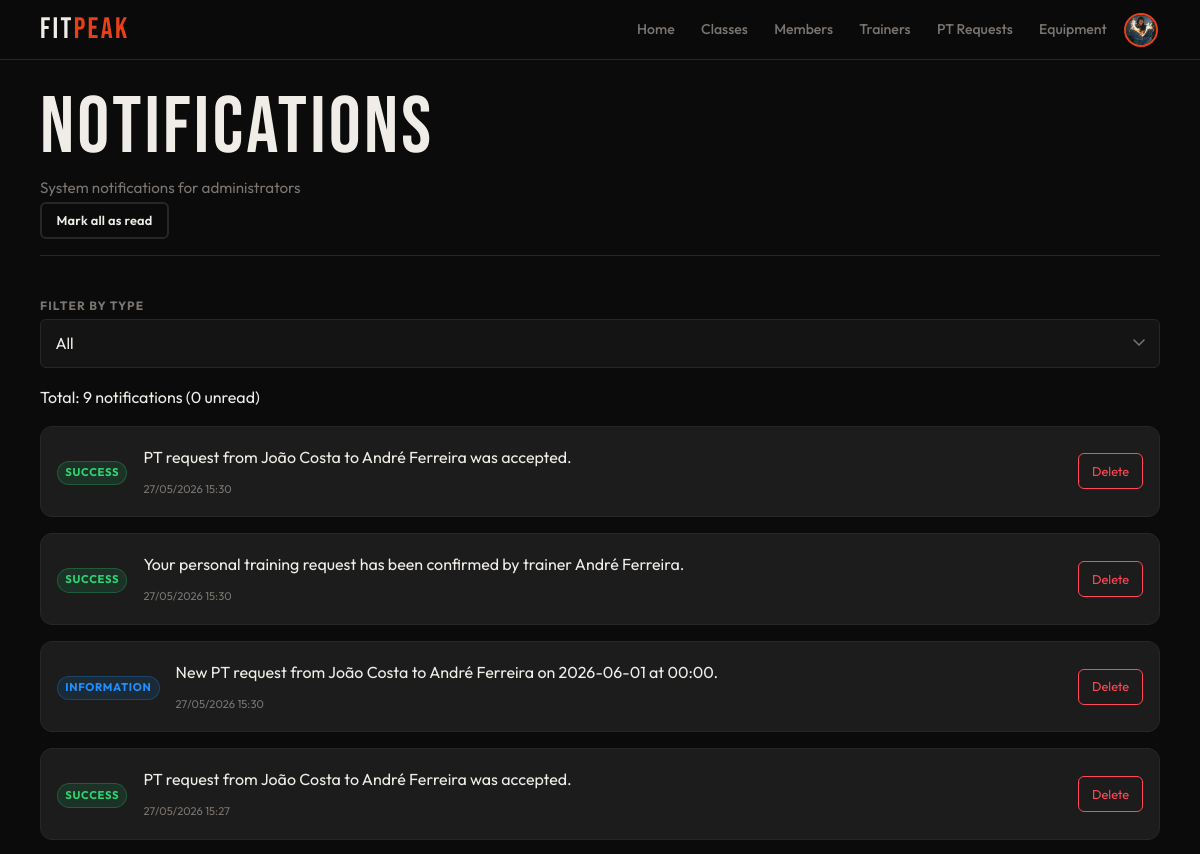
Before: /admin/notifications.php (signed in, upper part) with the older database file.
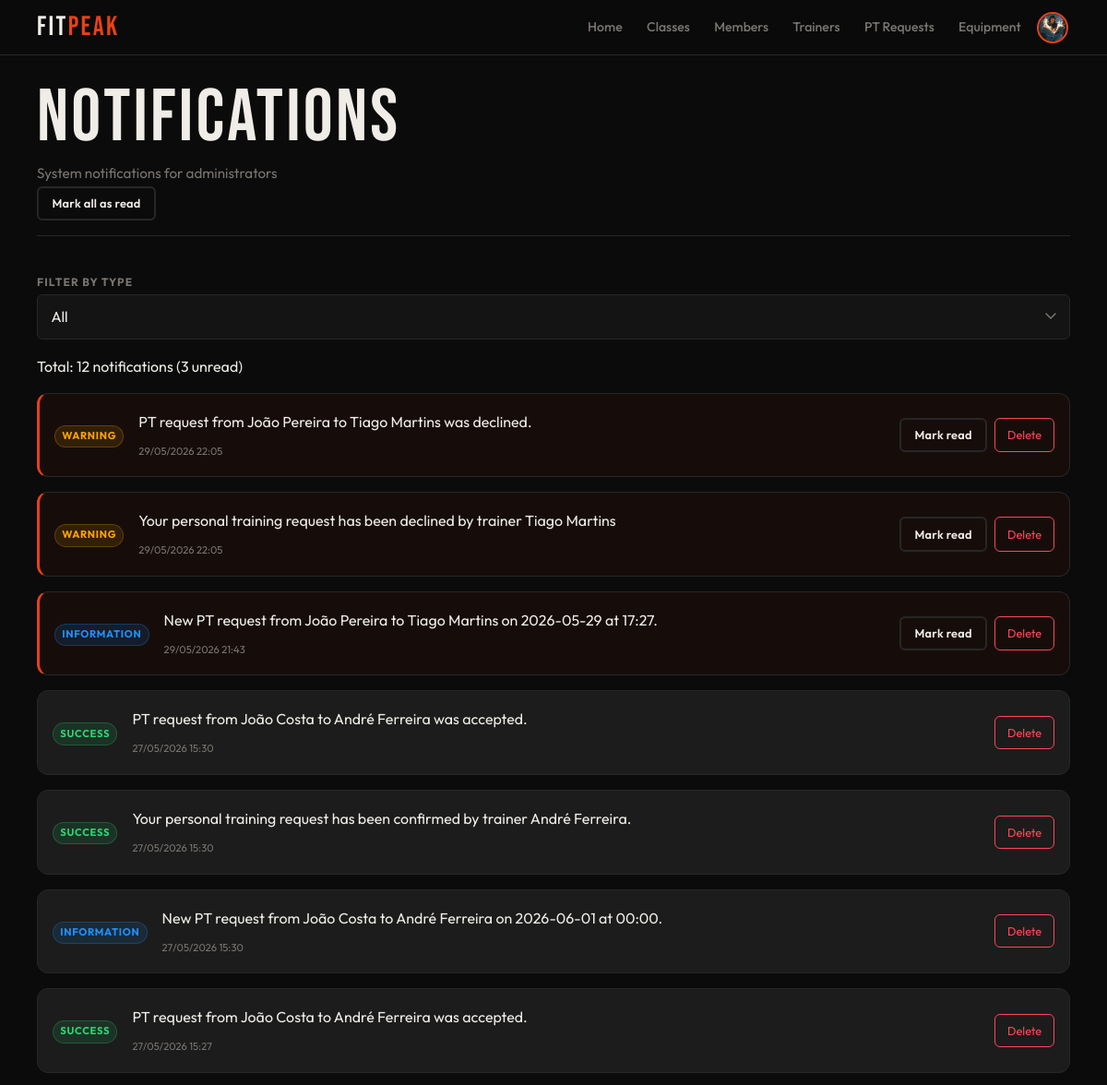
After: the same page with the newer database file.
### tables this page shows
CREATE TABLE notifications (
    id INTEGER PRIMARY KEY AUTOINCREMENT,
    user_id INTEGER NOT NULL,
    message TEXT NOT NULL,
    notification_type_id INTEGER NOT NULL,
    read_at DATETIME DEFAULT NULL,
    created_at DATETIME DEFAULT CURRENT_TIMESTAMP,
    FOREIGN KEY(user_id) REFERENCES users(id) ON DELETE CASCADE,
    FOREIGN KEY(notification_type_id) REFERENCES notification_types(id)
);

CREATE TABLE notification_types (
    id INTEGER PRIMARY KEY AUTOINCREMENT,
    name TEXT UNIQUE NOT NULL,
    label TEXT NOT NULL,
    css_class TEXT DEFAULT 'info',
    active INTEGER NOT NULL DEFAULT 1
);

### db/notifications.php (called while the page is built, shortened)
<?php
function getNotifications($pdo, $limit = 100, $offset = 0, $typeFilter = 'all') {
    $adminId = $_SESSION['user_id'];
    $sql = "SELECT n.*, nt.label as type_label, nt.css_class,
                   CASE WHEN nr.id IS NOT NULL THEN 1 ELSE 0 END as is_read
            FROM notifications n
            JOIN notification_types nt ON n.notification_type_id = nt.id
            LEFT JOIN notification_reads nr ON n.id = nr.notification_id AND nr.admin_id = ?
            ";
    $params = [$adminId];
    $sql .= " ORDER BY n.created_at DESC LIMIT ? OFFSET ?";
    $params[] = $limit;
    $params[] = $offset;
    $stmt = $pdo->prepare($sql);
    $stmt->execute($params);
    return $stmt->fetchAll(PDO::FETCH_ASSOC);
}
function getTotalCountForUser($pdo, $typeFilter = 'all') {
    $sql = "SELECT COUNT(*) FROM notifications n
            JOIN notification_types nt ON n.notification_type_id = nt.id";
    $params = [];
    $stmt = $pdo->prepare($sql);
    $stmt->execute($params);
    return (int)$stmt->fetchColumn();
}
function getUnreadCount($pdo) {
    $adminId = $_SESSION['user_id'];
    $sql = "SELECT COUNT(*) FROM notifications n
            WHERE NOT EXISTS (SELECT 1 FROM notification_reads nr
                              WHERE nr.notification_id = n.id AND nr.admin_id = ?)";
    $stmt = $pdo->prepare($sql);
    $stmt->execute([$adminId]);
    return (int)$stmt->fetchColumn();
}

### template/notifications.php (the view, shortened to what this page needs)
<?php
function output_notifications_list($notifications) {
    ?>
    <div class="notifications-list">
        <?php foreach ($notifications as $notif): ?>
            <div class="notification-item <?= $notif['is_read'] ? 'read' : 'unread' ?>" data-id="<?= $notif['id'] ?>">
                <div class="notification-icon">
                    <span class="badge badge-<?= htmlspecialchars($notif['css_class']) ?>">
                        <?= htmlspecialchars($notif['type_label']) ?>
                    </span>
                </div>
                <div class="notification-content">
                    <p><?= htmlspecialchars($notif['message']) ?></p>
                    <small class="notification-date"><?= date('d/m/Y H:i', strtotime($notif['created_at'])) ?></small>
                </div>
                <div class="notification-actions">
                    <?php if (!$notif['is_read']): ?>
                        <button class="mark-read-btn secondary-button btn-sm" data-id="<?= $notif['id'] ?>">Mark read</button>
                    <?php endif; ?>
                    <button class="delete-notif-btn danger-button btn-sm" data-id="<?= $notif['id'] ?>">Delete</button>
                </div>
            </div>
        <?php endforeach; ?>
    </div>
    <?php
}

### admin/notifications.php (shortened to what this page needs)
<?php
require_once '../includes/header.php';
require_once '../includes/footer.php';
require_once '../db/notifications.php';
require_once '../template/notifications.php';
$pdo = getDatabaseConnection();
$filter = $_GET['filter'] ?? 'all';
$notifications = getNotifications($pdo, 100, 0, $filter);
$totalCount = getTotalCountForUser($pdo, $filter);
$unreadCount = getUnreadCount($pdo);
?>
<link rel="stylesheet" href="../css/pages/form.css">
<main class="main">
    <div class="container">
        <header class="page-header">
            <div class="page-header-row">
                <div>
                    <h1>Notifications</h1>
                    <p>System notifications for administrators</p>
                </div>
                <div class="notification-header-actions">
                    <form method="post">
                        <button type="submit" class="secondary-button btn-sm">Mark all as read</button>
                    </form>
                </div>
            </div>
        </header>
        <div class="filter-bar">
            <div class="filter-group">
                <label class="form-label">Filter by type</label>
                <select id="type-filter" class="form-select">
                    <option value="all" <?= $filter === 'all' ? 'selected' : '' ?>>All</option>
                </select>
            </div>
        </div>
        <div class="results-bar" id = "summary-bar">
            <p class="results-count">
                Total: <?= (int)$totalCount ?> notifications (<?= (int)$unreadCount ?> unread)
            </p>
        </div>
        <?php output_notifications_list($notifications); ?>
    </div>
</main>

Changed rows visible on the page:
added notifications: notification_type.label "WARNING", message "PT request from João Pereira to Tiago Martins was declined.", created_at "29/05/2026 22:05"
added notifications: notification_type.label "WARNING", message "Your personal training request has been declined by trainer Tiago Martins", created_at "29/05/2026 22:05"
added notifications: notification_type.label "INFORMATION", message "New PT request from João Pereira to Tiago Martins on 2026-05-29 at 17:27.", created_at "29/05/2026 21:43"
Other visible differences:
$totalCount: "9" → "12"
$unreadCount: "0" → "3"
